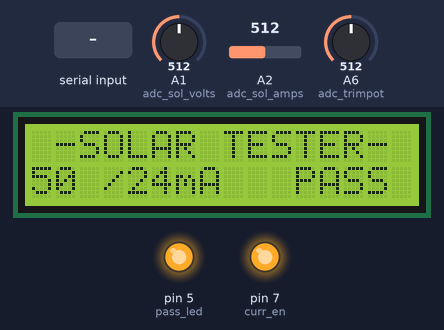
Bench run of a sketch on a simulated Arduino Nano, built with avr-gcc and run on an emulated ATmega328P. Parts: 16×2 character LCD, output pins drawn as LEDs (lit = HIGH). The inputs (shaded band) are chosen by the test bench; at power-on: A1 (adc_sol_volts) = 512, A2 (adc_sol_amps) = 512, A6 (adc_trimpot) = 512. What the sketch prints to the serial monitor is not drawn.

Above: at 1.2 s.
1.3 s: "n" received over Serial
At 2.4 s:
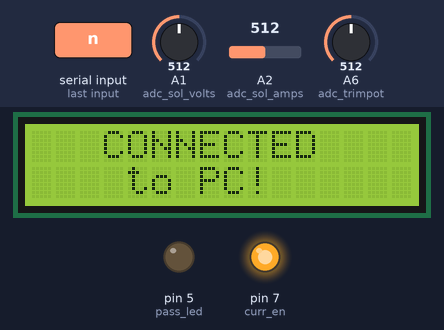
2.9 s: "x" received over Serial
At 3.8 s:
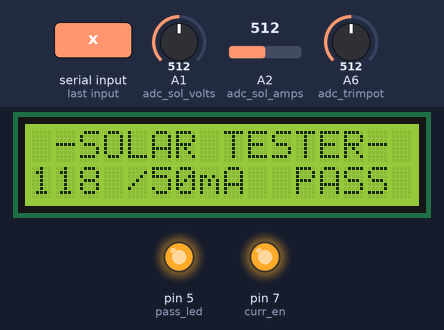
4.5 s: A1 (adc_sol_volts) set to 0
At 5.2 s:
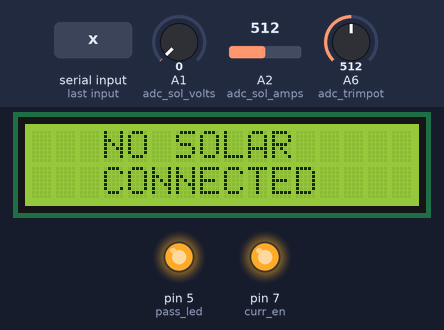
6.3 s: A1 (adc_sol_volts) set to 16
At 7.7 s:
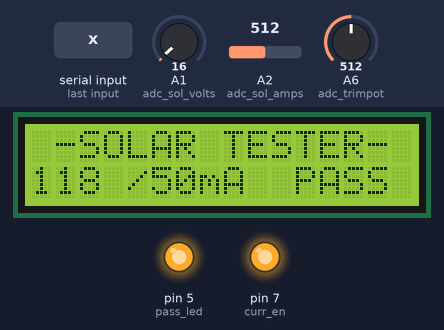
8.1 s: A2 (adc_sol_amps) set to 716
At 10.3 s:
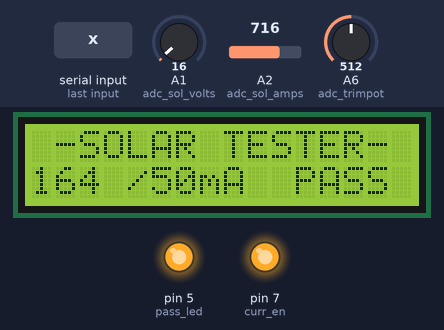
10.5 s: A6 (adc_trimpot) set to 716
At 12.7 s:
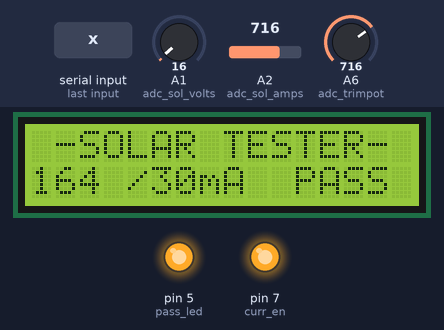
Timing chart, 0 to 14.2 s (numbered marks = the images above; inputs shaded):
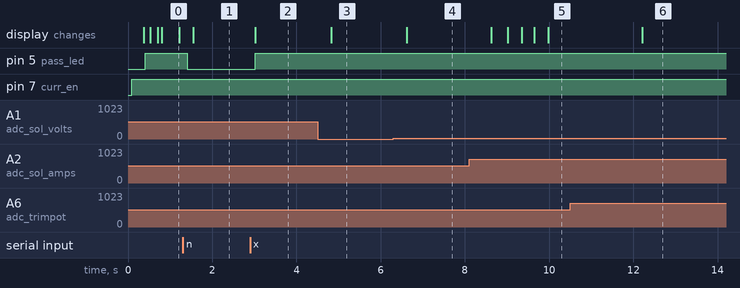

Measured:
- after the input at 1.3 s, pin 5 (pass_led): HIGH → LOW after 0.10 s; the display: changes after 0.25 s (image 1)
- after the input at 2.9 s, pin 5 (pass_led): LOW → HIGH after 0.12 s; the display: changes after 0.12 s (image 2)
- after the input at 4.5 s, the display: changes after 0.32 s (image 3)
- after the input at 6.3 s, the display: changes after 0.32 s (image 4)
- after the input at 8.1 s, the display: first changes after 0.53 s (image 5 shows a later state)
- after the input at 10.5 s, the display: changes after 1.7 s (image 6)
- what the display in image 0 shows lasts 0.4 s, from 0.8 s to 1.2 s

The sketch:

solar_tester_fw.ino
```cpp
#include <LiquidCrystal.h>
const int rs = 13, en = 12, d4 = 11, d5 = 10, d6 = 9, d7 = 8;
LiquidCrystal lcd(rs, en, d4, d5, d6, d7);

const int pass_led = 5, curr_en = 7;
#define   adc_vref        A0
#define   adc_sol_volts   A1
#define   adc_sol_amps    A2
#define   adc_trimpot     A6


bool dataReq = false;
bool conn = false;

uint32_t millisLast = 0;
uint32_t mtick = 0;

const int aveCount = 50;
uint32_t amps[aveCount];
uint32_t ampAve;
uint32_t volts = 1000;
uint32_t v[3];

uint32_t thresh = 24;

void setup() {
  pinMode(pass_led, OUTPUT);
  pinMode(curr_en, OUTPUT);
  Serial.begin(115200);
  lcd.begin(16, 2);
  lcd.setCursor(0, 0);
  lcd.print("  GALCOM SOLAR");
  lcd.setCursor(0,1);
  lcd.print("     TESTER   ");

}

void loop() {

  mtick = millis();
  if (millisLast == mtick) {return;}
  millisLast = mtick;


  if (1) {
    checkSerial();
  }

  if (!(mtick%30)){
    updateAmps();
    updateVolts();
    sendAmps();
  }
  if (!(mtick%200)) {
    updateLCD();
  }

  if (!(mtick%2000)) {
    updateThresh();
  }

}

void updateVolts()
{
  disableCurrent();
  for (int i = 0; i<20; i++) {analogRead(adc_sol_volts);} //flush adc
  uint32_t v=0;
  for (int i = 0; i<10; i++) {  //average 10 readings
    v += analogRead(adc_sol_volts);
  }
  v/=10;
  //do the math
  v = map(v, 0, 1024, 0, 2500); //convert 10-bit value to 2.5volts
  v *= (499+20+1000) / (499.0+20.0);   //adjust for voltage divider (+ leakeage from FET)
  volts = v;
  enableCurrent();
}

void updateLCD()
{
  if (conn) {
    digitalWrite(pass_led,LOW);
    lcd.clear();
    lcd.setCursor(0,0);
    lcd.print("   CONNECTED  ");
    lcd.setCursor(0,1);
    lcd.print("    to PC!  ");
    return;
  } else if (volts <= 2) {
    lcd.clear();
    lcd.setCursor(0,0);
    lcd.print("   NO SOLAR   ");
    lcd.setCursor(0,1);
    lcd.print("   CONNECTED");
    return;
  }


  lcd.setCursor(0,0);
  lcd.print(" -SOLAR TESTER- ");
  lcd.setCursor(0,1);
  lcd.print((ampAve+5)/10);

  lcd.print(" /");
  lcd.print(thresh);
  lcd.print("mA    ");

  if (((ampAve+5))/10 >= thresh) {
    digitalWrite(pass_led, HIGH);
    lcd.setCursor(11,1);
    lcd.print("PASS");
  } else {
    digitalWrite(pass_led, LOW);
    lcd.setCursor(11,1);
    lcd.print("FAIL");
  }

}

void sendAmps()
{
  if (!conn) {return;}
  if (!dataReq) {return;}

  for (int i=2; i>0; i--) {v[i] = v[i-1];}
  v[0] = volts;
  uint32_t vsum=0;
  for (int i=0; i<3; i++) {vsum += v[i];}
  if (vsum <= 6) {
    Serial.print('!');
    Serial.print(0);
    Serial.print('%');
    Serial.print(0);
    Serial.print('$');
    dataReq = false;
  }

  Serial.print('!');
  Serial.print(ampAve);
  Serial.print('%');
  Serial.print(ampAve);
  Serial.print('$');
  dataReq = false;

}

uint32_t updateThresh()
{
  analogReference(DEFAULT); //use 5v line
  for (int i = 0; i<10; i++) {analogRead(adc_trimpot);} //flush adc
  thresh = analogRead(adc_trimpot);
  thresh = map(thresh, 0, 1023, 100, 0);  //user adjustable from 0mA - 100mA
  thresh /= 2;
  thresh *= 2; //step by 2
  analogReference(EXTERNAL);
  for (int i = 0; i<100; i++) {analogRead(adc_sol_amps);}  //flush adc
}

void updateAmps()
{
  for (int i = (aveCount-1); i>0; i--) { amps[i] = amps[i-1];}
  amps[0] = getAmps();
  ampAve = 0;
  for (int i = 0; i<aveCount; i++) {ampAve += amps[i];}
  ampAve = ampAve / (aveCount/10);
  //if (ampAve <= 1) {ampAve = 0;}
}

uint32_t getAmps()
{
  //analogReference(EXTERNAL);
  enableCurrent();

  uint32_t a = 0;
  for (int i = 0; i<50; i++) {analogRead(adc_sol_amps);}  //flush adc
  for (int i = 0; i<50; i++) {  //average 10 readings
    a += analogRead(adc_sol_amps);
  }
  a /= 50;

  //do the math
  a = map(a, 0, 1024, 0, 2500); //convert 10-bit value to 2.5volts
  a /= 10;    //convert to amps
  a -= ((0.06 * a) - 1.36); //adjust for FET leakage
  return (a);
}

void checkSerial()
{
  if (!Serial.available()) {return;}
  char c = Serial.read();

  if (c == 'n') {
    dataReq = true;
    conn = true;

  } else if (c == 'x') {
    dataReq = false;
    conn = false;

  }
}

void enableCurrent()
{
  digitalWrite(curr_en, HIGH);
}

void disableCurrent()
{
  digitalWrite(curr_en, LOW);
}
```
